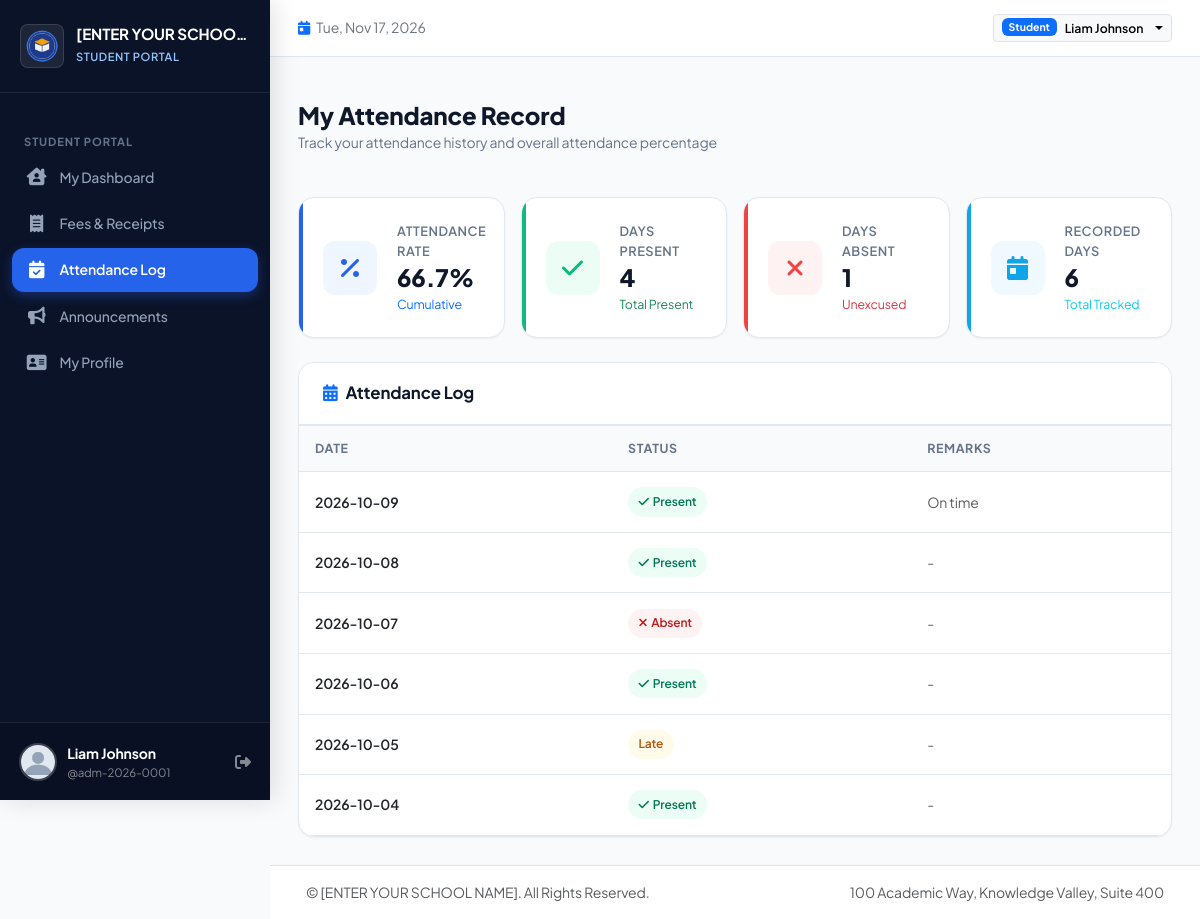
The page /student/attendance (signed in) on the database its author committed.
### tables this page shows
CREATE TABLE school_settings (
        id INTEGER PRIMARY KEY,
        school_name TEXT NOT NULL DEFAULT '[ENTER YOUR SCHOOL NAME]',
        school_address TEXT DEFAULT '',
        school_phone TEXT DEFAULT '',
        school_email TEXT DEFAULT '',
        school_website TEXT DEFAULT '',
        headmaster_name TEXT DEFAULT '',
        currency_symbol TEXT DEFAULT '$',
        logo_path TEXT DEFAULT '',
        updated_at TIMESTAMP DEFAULT CURRENT_TIMESTAMP
    );

CREATE TABLE users (
        id INTEGER PRIMARY KEY AUTOINCREMENT,
        username TEXT NOT NULL UNIQUE,
        password_hash TEXT NOT NULL,
        role TEXT NOT NULL CHECK(role IN ('admin', 'teacher', 'student')),
        full_name TEXT NOT NULL,
        email TEXT DEFAULT '',
        phone TEXT DEFAULT '',
        is_active INTEGER DEFAULT 1,
        created_at TIMESTAMP DEFAULT CURRENT_TIMESTAMP
    );

CREATE TABLE attendance_records (
        id INTEGER PRIMARY KEY AUTOINCREMENT,
        student_id INTEGER NOT NULL REFERENCES students(id) ON DELETE CASCADE,
        class_id INTEGER NOT NULL REFERENCES classes(id) ON DELETE CASCADE,
        class_section_id INTEGER NOT NULL REFERENCES class_sections(id) ON DELETE CASCADE,
        date DATE NOT NULL,
        status TEXT NOT NULL CHECK(status IN ('Present', 'Absent', 'Late', 'Excused')),
        remarks TEXT DEFAULT '',
        recorded_by_user_id INTEGER REFERENCES users(id) ON DELETE SET NULL,
        updated_at TIMESTAMP DEFAULT CURRENT_TIMESTAMP,
        UNIQUE(student_id, date)
    );

### routes/student.py (the view)
@student_bp.route('/attendance')
def attendance():
    student = _get_current_student_data()
    db = get_db()
    records = db.execute("""
        SELECT * FROM attendance_records
        WHERE student_id = ?
        ORDER BY date DESC LIMIT 60;
    """, (student['id'],)).fetchall()
    att_stats = db.execute("""
        SELECT
            COUNT(*) as total_days,
            SUM(CASE WHEN status = 'Present' THEN 1 ELSE 0 END) as present_days,
            SUM(CASE WHEN status = 'Absent' THEN 1 ELSE 0 END) as absent_days,
            SUM(CASE WHEN status = 'Late' THEN 1 ELSE 0 END) as late_days,
            SUM(CASE WHEN status = 'Excused' THEN 1 ELSE 0 END) as excused_days
        FROM attendance_records
        WHERE student_id = ?;
    """, (student['id'],)).fetchone()
    total_days = att_stats['total_days'] or 0
    present_days = att_stats['present_days'] or 0
    rate = round((present_days / total_days * 100), 1) if total_days > 0 else 0
    return render_template('student/attendance.html',
        settings=get_school_settings(),
        student=student,
        records=records,
        stats={
            'total': total_days,
            'present': present_days,
            'absent': att_stats['absent_days'] or 0,
            'late': att_stats['late_days'] or 0,
            'excused': att_stats['excused_days'] or 0,
            'rate': rate
        }
    )

### models.py (called while the page is built, shortened)
def get_db():
    if 'db' not in g:
        db_path = current_app.config.get('DATABASE_PATH', Config.DATABASE_PATH)
        g.db = sqlite3.connect(db_path)
        g.db.row_factory = sqlite3.Row
        g.db.execute("PRAGMA foreign_keys = ON;")
    return g.db

def get_school_settings():
    db = get_db()
    row = db.execute("SELECT * FROM school_settings WHERE id = 1;").fetchone()
    if row:
        return dict(row)

    @property
    def is_active(self):
        return self._is_active

    @staticmethod
    def get_by_id(user_id):
        db = get_db()
        cursor = db.execute("SELECT * FROM users WHERE id = ?", (user_id,))
        row = cursor.fetchone()
        if not row:
            return None
        return User._build_from_row(row)

### routes/student.py (called while the page is built)
@student_bp.before_request
@login_required
@student_required
def student_before_request():
    if not current_user.student_id:
        abort(403)

def _get_current_student_data():
    db = get_db()
    student = db.execute("""
        SELECT s.*, sec.name as section_name, c.name as class_name, cs.section_name as class_section_name,
               ay.name as academic_year_name, u.username
        FROM students s
        LEFT JOIN school_sections sec ON s.school_section_id = sec.id
        LEFT JOIN classes c ON s.class_id = c.id
        LEFT JOIN class_sections cs ON s.class_section_id = cs.id
        LEFT JOIN academic_years ay ON s.academic_year_id = ay.id
        LEFT JOIN users u ON s.user_id = u.id
        WHERE s.id = ?;
    """, (current_user.student_id,)).fetchone()
    return student

### templates/student/attendance.html (shortened to what this page needs)
{% extends "base.html" %}
{% block content %}
<div class="page-header">
  <div>
    <h2 class="page-title">My Attendance Record</h2>
    <p class="page-subtitle">Track your attendance history and overall attendance percentage</p>
  </div>
</div>
<div class="row g-3 mb-4">
  <div class="col-sm-6 col-lg-3">
    <div class="stat-card primary">
      <div class="stat-icon primary"><i class="fa-solid fa-percent"></i></div>
      <div class="stat-details">
        <div class="stat-label">Attendance Rate</div>
        <div class="stat-value fs-4">{{ stats.rate }}%</div>
        <div class="stat-meta text-primary">Cumulative</div>
      </div>
    </div>
  </div>
  <div class="col-sm-6 col-lg-3">
    <div class="stat-card success">
      <div class="stat-icon success"><i class="fa-solid fa-check"></i></div>
      <div class="stat-details">
        <div class="stat-label">Days Present</div>
        <div class="stat-value fs-4">{{ stats.present }}</div>
        <div class="stat-meta text-success">Total Present</div>
      </div>
    </div>
  </div>
  <div class="col-sm-6 col-lg-3">
    <div class="stat-card danger">
      <div class="stat-icon danger"><i class="fa-solid fa-xmark"></i></div>
      <div class="stat-details">
        <div class="stat-label">Days Absent</div>
        <div class="stat-value fs-4">{{ stats.absent }}</div>
        <div class="stat-meta text-danger">Unexcused</div>
      </div>
    </div>
  </div>
  <div class="col-sm-6 col-lg-3">
    <div class="stat-card info">
      <div class="stat-icon info"><i class="fa-solid fa-calendar-day"></i></div>
      <div class="stat-details">
        <div class="stat-label">Recorded Days</div>
        <div class="stat-value fs-4">{{ stats.total }}</div>
        <div class="stat-meta text-info">Total Tracked</div>
      </div>
    </div>
  </div>
</div>
<div class="card-custom">
  <div class="card-custom-header">
    <h5 class="card-custom-title"><i class="fa-solid fa-calendar-days text-primary me-2"></i>Attendance Log</h5>
  </div>
  <div class="table-responsive p-0">
    <table class="table-custom mb-0">
      <thead>
        <tr>
          <th>Date</th>
          <th>Status</th>
          <th>Remarks</th>
        </tr>
      </thead>
      <tbody>
        {% for r in records %}
          <tr>
            <td class="fw-semibold text-dark">{{ r.date }}</td>
            <td>
              {% if r.status == 'Present' %}
                <span class="badge-custom badge-success"><i class="fa-solid fa-check"></i> Present</span>
              {% elif r.status == 'Absent' %}
                <span class="badge-custom badge-danger"><i class="fa-solid fa-xmark"></i> Absent</span>
              {% elif r.status == 'Late' %}
                <span class="badge-custom badge-warning">Late</span>
              {% else %}
                <span class="badge-custom badge-info">Excused</span>
              {% endif %}
            </td>
            <td class="text-muted small">{{ r.remarks or '-' }}</td>
          </tr>
        {% else %}
          <tr>
            <td colspan="3" class="text-center py-4 text-muted">No attendance entries recorded yet.</td>
          </tr>
        {% endfor %}
      </tbody>
    </table>
  </div>
</div>
{% endblock %}

### templates/base.html (shortened to what this page needs)
<!DOCTYPE html>
<html lang="en">
<head>
  <link href="https://cdn.jsdelivr.net/npm/bootstrap@5.3.3/dist/css/bootstrap.min.css" rel="stylesheet">
  <link rel="stylesheet" href="https://cdnjs.cloudflare.com/ajax/libs/font-awesome/6.5.1/css/all.min.css">
  <link rel="stylesheet" href="{{ url_for('static', filename='css/style.css') }}">
</head>
<body>
  <div class="app-wrapper">
    <aside class="sidebar">
      <div class="sidebar-header">
        <img src="{% if school_settings.logo_path %}{{ url_for('static', filename=school_settings.logo_path) }}{% else %}{{ url_for('static', filename='images/default_logo.png') }}{% endif %}"
             alt="School Logo" class="school-brand-logo">
        <div class="school-brand-info">
          <h1 class="school-brand-name" title="{{ school_settings.school_name }}">{{ school_settings.school_name }}</h1>
          <span class="school-brand-badge">
            {% if current_user.role == 'admin' %}Headmaster Portal
            {% elif current_user.role == 'teacher' %}Teacher Portal
            {% elif current_user.role == 'student' %}Student Portal
            {% else %}Portal{% endif %}
          </span>
        </div>
      </div>
      <div class="sidebar-nav">
        {% if current_user.role == 'admin' %}
          <div class="nav-section-title">Overview</div>
          <a href="{{ url_for('admin.dashboard') }}" class="sidebar-link {% if request.endpoint == 'admin.dashboard' %}active{% endif %}">
            <i class="fa-solid fa-chart-pie"></i>
            <span>Dashboard</span>
          </a>
          <div class="nav-section-title">Academic & Students</div>
          <a href="{{ url_for('admin.students') }}" class="sidebar-link {% if request.endpoint in ['admin.students', 'admin.student_create', 'admin.student_view', 'admin.student_edit'] %}active{% endif %}">
            <i class="fa-solid fa-user-graduate"></i>
            <span>Student Records</span>
          </a>
          <a href="{{ url_for('admin.sections_classes') }}" class="sidebar-link {% if request.endpoint == 'admin.sections_classes' %}active{% endif %}">
            <i class="fa-solid fa-sitemap"></i>
            <span>Sections & Classes</span>
          </a>
          <a href="{{ url_for('admin.teachers') }}" class="sidebar-link {% if request.endpoint in ['admin.teachers', 'admin.teacher_create'] %}active{% endif %}">
            <i class="fa-solid fa-chalkboard-user"></i>
            <span>Teachers & Staff</span>
          </a>
          <div class="nav-section-title">Finance & Fees</div>
          <a href="{{ url_for('admin.fee_structures') }}" class="sidebar-link {% if request.endpoint == 'admin.fee_structures' %}active{% endif %}">
            <i class="fa-solid fa-layer-group"></i>
            <span>Fee Structures</span>
          </a>
          <a href="{{ url_for('admin.payments') }}" class="sidebar-link {% if request.endpoint in ['admin.payments', 'admin.payment_receipt'] %}active{% endif %}">
            <i class="fa-solid fa-receipt"></i>
            <span>Fee Payments</span>
          </a>
          <a href="{{ url_for('admin.fee_reports') }}" class="sidebar-link {% if request.endpoint == 'admin.fee_reports' %}active{% endif %}">
            <i class="fa-solid fa-file-invoice-dollar"></i>
            <span>Financial Reports</span>
          </a>
          <div class="nav-section-title">Operations</div>
          <a href="{{ url_for('admin.attendance') }}" class="sidebar-link {% if request.endpoint == 'admin.attendance' %}active{% endif %}">
            <i class="fa-solid fa-clipboard-user"></i>
            <span>Daily Attendance</span>
          </a>
          <a href="{{ url_for('admin.notices') }}" class="sidebar-link {% if request.endpoint == 'admin.notices' %}active{% endif %}">
            <i class="fa-solid fa-bullhorn"></i>
            <span>Announcements</span>
          </a>
          <a href="{{ url_for('admin.settings') }}" class="sidebar-link {% if request.endpoint == 'admin.settings' %}active{% endif %}">
            <i class="fa-solid fa-sliders"></i>
            <span>School Settings</span>
          </a>
          <a href="{{ url_for('admin.audit_logs') }}" class="sidebar-link {% if request.endpoint == 'admin.audit_logs' %}active{% endif %}">
            <i class="fa-solid fa-shield-halved"></i>
            <span>Audit Trail</span>
          </a>
        {% elif current_user.role == 'student' %}
          <div class="nav-section-title">Student Portal</div>
          <a href="{{ url_for('student.dashboard') }}" class="sidebar-link {% if request.endpoint == 'student.dashboard' %}active{% endif %}">
            <i class="fa-solid fa-house-chimney-user"></i>
            <span>My Dashboard</span>
          </a>
          <a href="{{ url_for('student.fees') }}" class="sidebar-link {% if request.endpoint == 'student.fees' %}active{% endif %}">
            <i class="fa-solid fa-receipt"></i>
            <span>Fees & Receipts</span>
          </a>
          <a href="{{ url_for('student.attendance') }}" class="sidebar-link {% if request.endpoint == 'student.attendance' %}active{% endif %}">
            <i class="fa-solid fa-calendar-check"></i>
            <span>Attendance Log</span>
          </a>
          <a href="{{ url_for('student.notices') }}" class="sidebar-link {% if request.endpoint == 'student.notices' %}active{% endif %}">
            <i class="fa-solid fa-bullhorn"></i>
            <span>Announcements</span>
          </a>
          <a href="{{ url_for('student.profile') }}" class="sidebar-link {% if request.endpoint == 'student.profile' %}active{% endif %}">
            <i class="fa-solid fa-address-card"></i>
            <span>My Profile</span>
          </a>
        {% endif %}
      </div>
      <div class="sidebar-footer">
        <div class="sidebar-user">
          <img src="{{ url_for('static', filename='images/default_avatar.png') }}" alt="Avatar" class="user-avatar">
          <div class="flex-grow-1 overflow-hidden">
            <div class="text-white fw-bold text-truncate small">{{ current_user.full_name }}</div>
            <div class="text-white-50 text-truncate" style="font-size: 0.72rem;">@{{ current_user.username }}</div>
          </div>
          <a href="{{ url_for('auth.logout') }}" class="text-white-50 hover-white" title="Logout">
            <i class="fa-solid fa-right-from-bracket"></i>
          </a>
        </div>
      </div>
    </aside>
    <div class="main-wrapper">
      <header class="topbar">
        <div class="d-flex align-items-center gap-3">
          <div class="d-none d-md-block text-secondary small">
            <i class="fa-solid fa-calendar-day me-1 text-primary"></i>
            <span id="currentDateDisplay">Today</span>
          </div>
        </div>
        <div class="d-flex align-items-center gap-3">
          <div class="dropdown">
            <button class="btn btn-light btn-sm border dropdown-toggle d-flex align-items-center gap-2" type="button" data-bs-toggle="dropdown">
              <span class="badge bg-primary text-capitalize">{{ current_user.role }}</span>
              <span class="fw-semibold small d-none d-sm-inline">{{ current_user.full_name }}</span>
            </button>
          </div>
        </div>
      </header>
      <div class="container-fluid px-4 pt-3">
      </div>
      <main class="content-area">
        {% block content %}{% endblock %}
      </main>
      <footer class="bg-white border-top py-3 px-4 text-center text-muted small mt-auto">
        <div class="container-fluid d-flex flex-column flex-sm-row justify-content-between align-items-center gap-2">
          <span>&copy; {{ school_settings.school_name }}. All Rights Reserved.</span>
          <span>{{ school_settings.school_address }}</span>
        </div>
      </footer>
    </div>
  </div>
</body>
</html>

### rows shown on the page
school_settings: school_name "[ENTER YOUR SCHOO…", school_name "[ENTER YOUR SCHOOL NAME]", school_address "100 Academic Way, Knowledge Valley, Suite 400"
users: full_name "Liam Johnson", username "adm-2026-0001", role "Student"
attendance_records: date "2026-10-09", status "Present" (drawn), remarks "On time"
attendance_records: date "2026-10-08", status "Present" (drawn), remarks "-"
attendance_records: date "2026-10-07", status "Absent" (drawn), remarks "-"
attendance_records: date "2026-10-06", status "Present" (drawn), remarks "-"
attendance_records: date "2026-10-05", status "Late", remarks "-"
attendance_records: date "2026-10-04", status "Present" (drawn), remarks "-"

### other values the page prints
{{ stats.rate }} "66.7"
{{ stats.present }} "4"
{{ stats.absent }} "1"
{{ stats.total }} "6"
